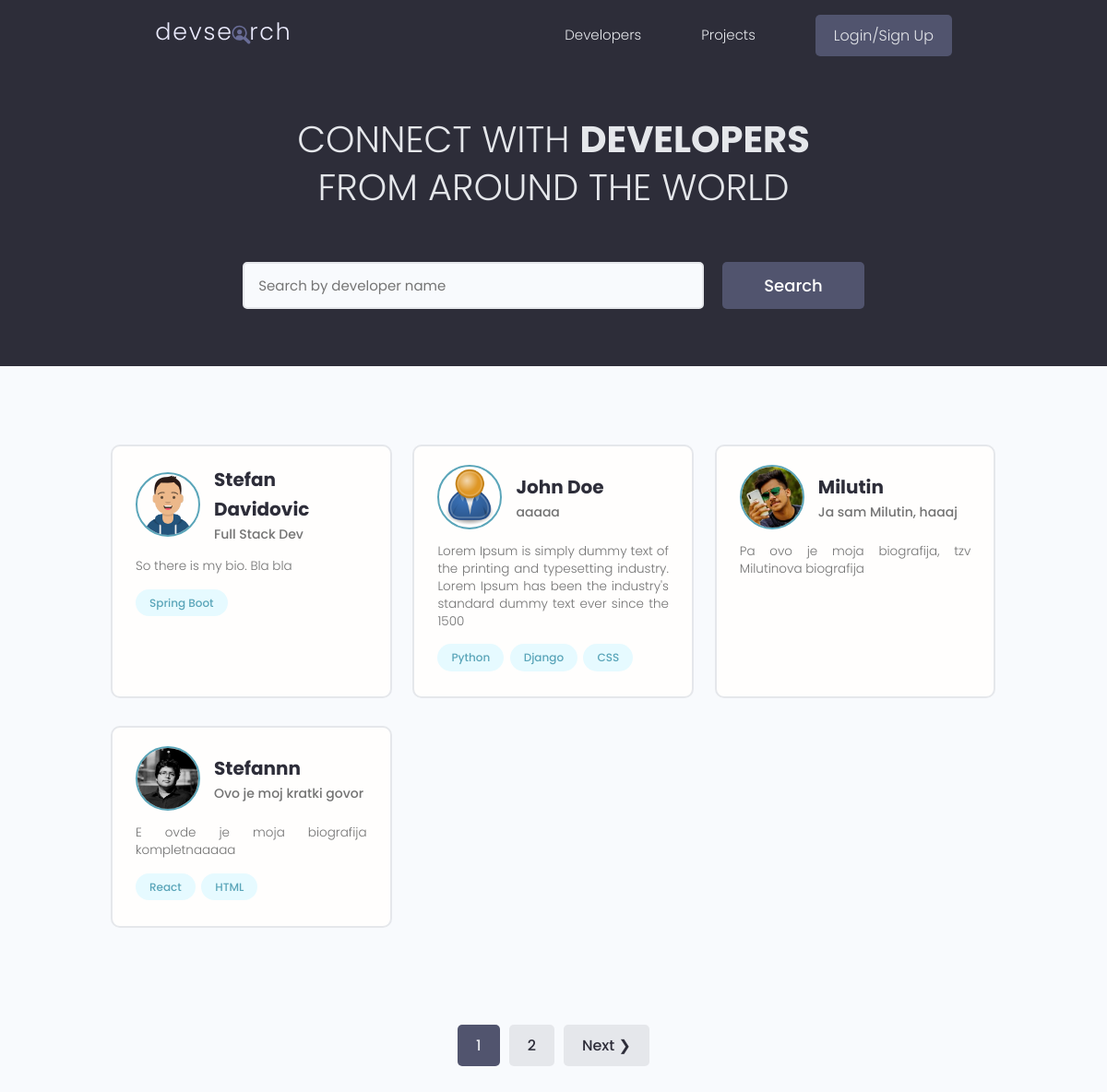
The page / on the database its author committed.
### users/models.py (models this page shows, shortened)
class Profile(models.Model):
    user = models.OneToOneField(User, on_delete=models.CASCADE, null=True, blank=True)
    name = models.CharField(max_length=200, blank=True, null=True)
    email = models.EmailField(max_length=500, blank=True, null=True)
    username = models.CharField(max_length=200, blank=True, null=True)
    location = models.CharField(max_length=200, blank=True, null=True)
    short_intro = models.CharField(max_length=200, blank=True, null=True)
    bio = models.TextField(blank=True, null=True)
    profile_image = models.ImageField(null=True, blank=True, upload_to='profiles/', default='/profiles/user-default.png')
    social_github = models.CharField(max_length=200, blank=True, null=True)
    social_twitter = models.CharField(max_length=200, blank=True, null=True)
    social_linkedin = models.CharField(max_length=200, blank=True, null=True)
    social_youtube = models.CharField(max_length=200, blank=True, null=True)
    social_website = models.CharField(max_length=200, blank=True, null=True)
    created = models.DateTimeField(auto_now_add=True)
    id = models.UUIDField(default=uuid.uuid4, unique=True, primary_key=True, editable=False)
    class Meta:
        ordering = ['created']
    @property
    def imageURL(self):
        try:
            url = self.profile_image.url
        except:
            url = ''
        return url

class Skill(models.Model):
    owner = models.ForeignKey(Profile, on_delete=models.CASCADE, null=True, blank=True)
    name = models.CharField(max_length=200, blank=True, null=True)
    description = models.TextField(null=True, blank=True)
    created = models.DateTimeField(auto_now_add=True)
    id = models.UUIDField(default=uuid.uuid4, unique=True, primary_key=True, editable=False)
    def __str__(self):
        return str(self.name)

### users/views.py (the view)
# urls.py: path('', views.profiles, name='profiles'),
def profiles(request):
    profiles, search_query = searchProfiles(request)
    custom_range, profiles = paginationProfiles(request, profiles, 4)
    context = {'profiles': profiles, 'search_query':search_query, 'custom_range':custom_range}
    return render(request, 'users/profiles.html',context)

### users/utils.py (called while the page is built)
def paginationProfiles(request, profiles, results):
    page = request.GET.get('page')
    paginator = Paginator(profiles, results)
    try:
        profiles = paginator.page(page)
    except PageNotAnInteger:
        page = 1
        profiles = paginator.page(page)
    except EmptyPage:
        page = paginator.num_pages
        profiles = paginator.page(page)
    leftIndex = (int(page) - 4)
    if leftIndex < 1:
        leftIndex = 1
    rightIndex = (int(page) + 5)
    if rightIndex > paginator.num_pages:
        rightIndex = paginator.num_pages + 1
    custom_range = range(leftIndex,rightIndex)
    return custom_range, profiles

def searchProfiles(request):
    search_query = ''
    if request.GET.get('search_query'):
        search_query = request.GET.get('search_query')
    skills = Skill.objects.filter(name__icontains=search_query)
    profiles = Profile.objects.distinct().filter(
        Q(name__icontains= search_query) |
        Q(short_intro__icontains=search_query) |
        Q(skill__in=skills))
    return profiles, search_query

### users/templates/users/profiles.html (shortened to what this page needs)
{% extends 'main.html' %}
{% block content %}
    <main class="home">
        <section class="hero-section text-center">
          <div class="container container--narrow">
            <div class="hero-section__box">
              <h2>CONNECT WITH <span>DEVELOPERS</span></h2>
              <h2>FROM AROUND THE WORLD</h2>
            </div>
            <div class="hero-section__search">
              <form id="searchForm" class="form" action="{% url 'profiles' %}" method="get">
                <div class="form__field">
                  <input class="input input--text" id="formInput#search" type="text" name="search_query"
                    value='{{search_query}}' placeholder="Search by developer name" />
                </div>
                <input class="btn btn--sub btn--lg" type="submit" value="Search" />
              </form>
            </div>
          </div>
        </section>
        <section class="devlist">
          <div class="container">
            <div class="grid grid--three">
                {% for profile in profiles %}
              <div class="column card">
                <div class="dev">
                  <a href="{% url 'user-profile' profile.id %}" class="card__body">
                    <div class="dev__profile">
                      <img class="avatar avatar--md" src="{{profile.imageURL}}" alt="image" />
                      <div class="dev__meta">
                        <h3>{{profile.name}}</h3>
                        <h5>{{profile.short_intro|slice:"60"}}</h5>
                      </div>
                    </div>
                    <p class="dev__info">
                      {{profile.bio|slice:"150"}}
                    </p>
                    <div class="dev__skills">
                      {% for skill in profile.skill_set.all|slice:"5" %}
                      <span class="tag tag--pill tag--main">
                        <small>{{skill}}</small>
                      </span>
                      {% endfor %}
                    </div>
                  </a>
                </div>
              </div>
                {% endfor %}
            </div>
          </div>
        </section>
        {% include 'pagination.html' with queryset=profiles custom_range=custom_range %}
      </main>
{% endblock  %}

### templates/main.html (shortened to what this page needs)
<!DOCTYPE html>
{% load static %}
<html lang="en">
<head>
    <link rel="stylesheet" href="https://cdn.iconmonstr.com/1.3.0/css/iconmonstr-iconic-font.min.css" />
    <link rel="stylesheet" href="{% static 'uikit/styles/uikit.css' %}" />
    <link rel="stylesheet" href="{% static 'styles/app.css' %}" />
</head>
<body>
    {% include 'navbar.html' %}
    {% block content %}
    {% endblock content %}
</body>
</html>

### templates/navbar.html (shortened to what this page needs)
{% load static %}
  <header class="header">
    <div class="container container--narrow">
      <a href="{% url 'profiles' %}" class="header__logo">
        <img src="{% static 'images/logo.svg' %}" alt="DevSearch Logo" />
      </a>
      <nav class="header__nav">
        <ul class="header__menu">
          <li class="header__menuItem"><a href="{% url 'profiles' %}">Developers</a></li>
          <li class="header__menuItem"><a href="{% url 'projects' %}">Projects</a></li>
          {% if request.user.is_authenticated %}
          <li class="header__menuItem"><a href="{% url 'inbox' %}">Inbox</a></li>
          <li class="header__menuItem"><a href="{% url 'account' %}">Account</a></li>
          <li class="header__menuItem"><a href="{% url 'logout' %}" class="btn btn--sub">Logout</a></li>
          {% else %}
          <li class="header__menuItem"><a href="{% url 'login' %}" class="btn btn--sub">Login/Sign Up</a></li>
          {% endif %}
        </ul>
      </nav>
    </div>
  </header>

### templates/pagination.html (shortened to what this page needs)
{% if queryset.has_other_pages %}
<div class="pagination">
  <ul class="container">
    {% for page in custom_range %}
      {% if page == queryset.number %}
      <li><a href="?page={{page}}" class="btn page-link btn--sub" data-page="{{page}}">{{page}}</a></li>
      {% else %}
      <li><a href="?page={{page}}" class="btn page-link" data-page="{{page}}">{{page}}</a></li>
      {% endif %}
    {% endfor %}
    {% if queryset.has_next %}
    <li><a href="?page={{queryset.next_page_number}}" class="btn page-link" data-page="{{queryset.next_page_number}}"> Next &#10095</a></li>
    {% endif %}
  </ul>
</div>
{% endif %}

### static/styles/app.css (style rules this page uses)
:root { --color-sub: #2d2d39; }
.btn--sub { background-color: var(--color-sub-light); }
.card { border: 2px solid var(--color-light); }
img { width: 100%; }
.header { position: sticky; z-index: 111; background-color: var(--color-sub); padding: 1.5rem 0; }
.header > .container { display: flex; justify-content: space-between; align-items: center; }
.header__logo > img { height: 3.8rem; }
.header__nav > ul { display: inline-flex; align-items: center; list-style: none; gap: 6.5rem; }
.header__menuItem > a { color: var(--color-light); font-weight: 300; }
.hero-section { height: 40vh; display: flex; align-items: center; background-color: var(--color-sub); }
.hero-section__box { margin-bottom: 4rem; }
.hero-section__box > h2, .hero-section__box > h2 > span { font-size: 4rem; color: var(--color-light); line-height: 1.3; text-transform: uppercase; }
.hero-section__box > h2 { font-weight: 300; }
.hero-section__box > h2 > span { font-weight: 700; }
.hero-section__search > .form { display: flex; align-items: center; justify-content: center; gap: 2rem; }
.hero-section__search > .form input.input--text { width: 50rem; }
.devlist { margin-top: 8rem; }
.devlist .grid { align-items: stretch; }
.devlist .dev .dev__profile { display: flex; align-items: center; gap: 1.5rem; }
.devlist .dev .dev__meta h3 { color: var(--color-sub); font-size: 2rem; font-weight: 700; }
.devlist .dev .dev__meta h5 { color: var(--color-text); font-size: 1.4rem; font-weight: 500; }
.devlist .dev .dev__info { margin: 1.5rem 0; font-size: 1.35rem; line-height: 1.4; text-align: justify; }
.pagination { margin-top: 8rem; margin-bottom: 10rem; }
.pagination > ul { flex-wrap: wrap; list-style: none; display: flex; align-items: center; justify-content: center; gap: 1rem; }
.pagination .btn { color: var(--color-sub); }
.pagination .btn.btn--sub { color: var(--color-light); }

### static/uikit/styles/modules/_variables.css (style rules this page uses)
:root { --color-main: #5aa5b9; --color-main-light: #e6faff; --color-sub: #3f4156; --color-sub-light: #51546e; --color-sub-lighter: #ededfd; --color-text: #737373; --color-gray: #8b8b8b; --color-light: #e5e7eb; --color-light-gray: #767676; --color-bg: #f8fafd; --color-white: #fffefd; --color-white-light: #f3f3f3; --color-success: #359e64; --color-success-bg: #def8e8; --color-error: #fc4b0b; --color-error-bg: #fff2ee; --font-base: 'Poppins', arial, helvetica, 'Segoe UI', roboto, ubuntu, sans-serif; --font-monospace: 'Fira Code', 'Courier New', courier, monospace; --font-regular: 300; --font-medium: 500; --font-bold: 700; --generic-shadow: 1px 1px 5px #00000010; --generic-transition: all 0.3s ease-in-out; }

### static/uikit/styles/modules/_base.css (style rules this page uses)
* { margin: 0; padding: 0; box-sizing: border-box; text-rendering: optimizeLegibility; color: inherit; font-size: inherit; }
html { font-size: 50%; }
@media only screen and (min-width: 480px) { html { font-size: 56.25%; } }
@media only screen and (min-width: 1200px) { html { font-size: 62.5%; } }
body { line-height: 1.6; font-weight: 400; font-size: 1.5rem; color: var(--color-text); background-color: var(--color-bg); min-height: 100vh; }

### static/uikit/styles/modules/_typography.css (style rules this page uses)
* { font-family: var(--font-base); }
h2 { font-size: 3.6rem; font-weight: var(--font-bold); }
h3 { font-size: 3.2rem; font-weight: var(--font-medium); }
h5 { font-size: 2.4rem; font-weight: var(--font-medium); }
h5, h6 { font-weight: var(--font-regular); }
p, span, strong { font-size: 1.6rem; color: var(--color-text); font-weight: var(--font-regular); }
a { padding-bottom: 2px; text-decoration: none; display: inline-block; color: var(--color-main); font-weight: var(--font-medium); }

### static/uikit/styles/modules/_utilities.css (style rules this page uses)
.container { width: 92%; max-width: 165rem; margin: 0 auto; box-sizing: border-box; }
.container--narrow { width: 92%; max-width: 120rem; }
@media screen and (min-width: 1000px) { .container { width: 90%; } }
@media screen and (min-width: 1000px) { .container--narrow { width: 85%; } }
@media screen and (min-width: 1200px) { .container { width: 80%; } }
@media screen and (min-width: 1200px) { .container--narrow { width: 72%; } }
.text-center { text-align: center; }

### static/uikit/styles/modules/_avatar.css (style rules this page uses)
.avatar { border-radius: 50%; border: 2px solid var(--color-main); object-fit: cover; }
.avatar--md { height: 7rem; width: 7rem; }

### static/uikit/styles/modules/_card.css (style rules this page uses)
.card { border-radius: 1rem; background-color: var(--color-white); border: 1.5px solid var(--color-light); width: auto; height: auto; margin-top: 0.5rem; margin-bottom: 0.5rem; overflow: hidden; }
.card__body, .card__header { padding: 2rem 2.5rem; }

### rows shown on the page
Profile: imageURL (picture), name "Stefan Davidovic", short_intro "Full Stack Dev", bio "So there is my bio. Bla bla"
Skill: name "Spring Boot"
Profile: imageURL (placeholder picture), name "John Doe", short_intro "aaaaa", bio "Lorem Ipsum is simply dummy text of the printing and typesetting industry. Lorem Ipsum has been the industry's standard dummy text ever since the 1500"
Skill: name "Python"
Skill: name "Django"
Skill: name "CSS"
Profile: imageURL (picture), name "Milutin", short_intro "Ja sam Milutin, haaaj", bio "Pa ovo je moja biografija, tzv Milutinova biografija"
Profile: imageURL (picture), name "Stefannn", short_intro "Ovo je moj kratki govor", bio "E ovde je moja biografija kompletnaaaaa"
Skill: name "React"
Skill: name "HTML"

### other values the page prints
{{ page }} "1"
{{ page }} "2"
